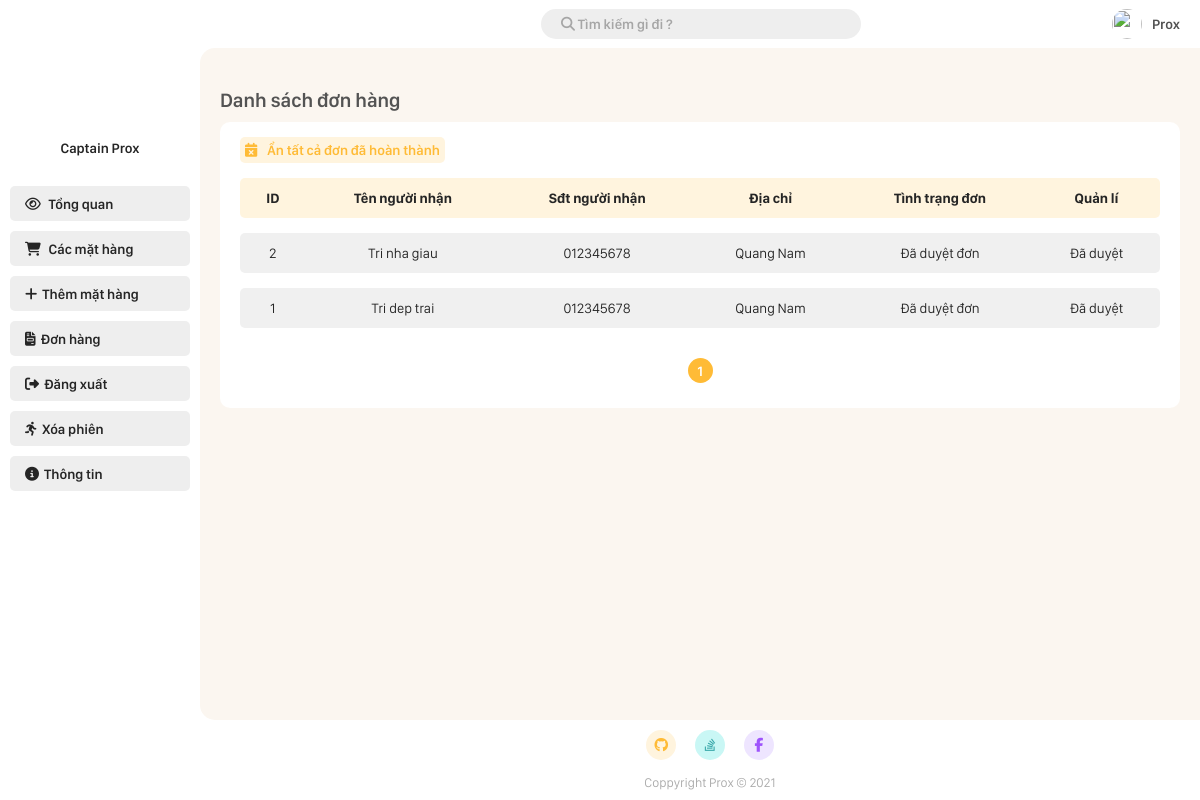
/Admin/bill.php (signed in), run on an earlier commit of the app's database.
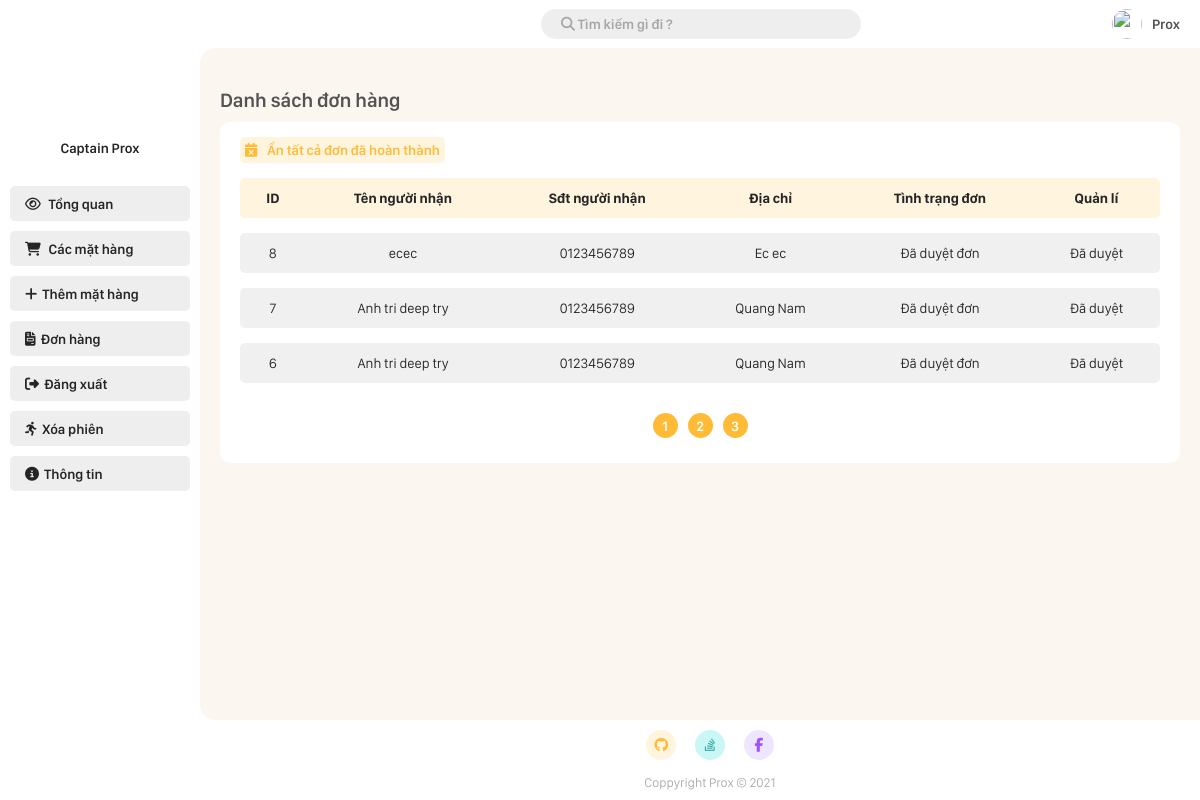
And on a later commit of the database.
### tables this page shows
CREATE TABLE `bill` (
  `id` int(11) NOT NULL,
  `customer_id` int(11) NOT NULL,
  `time_order` datetime NOT NULL DEFAULT CURRENT_TIMESTAMP,
  `recipient_name` varchar(20) NOT NULL,
  `customer_phone` varchar(20) NOT NULL,
  `customer_address` varchar(30) NOT NULL,
  `note` varchar(30) NOT NULL,
  `status` tinyint(4) NOT NULL
);

### Admin/bill.php (the view, shortened to what this page needs)
<!DOCTYPE html>
<html lang="en">
<head>
    <link rel="stylesheet" href="./CSS/style.css?v=4.3">
</head>
<body>
        <?php
            $page = 1;
            $search = "";
            $number_of_post_query = "SELECT count(*) FROM bill WHERE (customer_id = '$search') OR (id = '$search') OR (recipient_name like '%$search%')";
            $post_array = mysqli_query($connect, $number_of_post_query);
            $result_array = mysqli_fetch_array($post_array);
            $number_of_post = $result_array['count(*)'];
            $number_post_per_page = 3;
            $number_of_page = ceil($number_of_post/$number_post_per_page);
            $number_of_skip_page = $number_post_per_page * ($page - 1);
            $querry = "SELECT * FROM bill WHERE (customer_id = '$search') OR (id = '$search') OR (recipient_name like '%$search%') ORDER BY id DESC LIMIT $number_post_per_page OFFSET $number_of_skip_page ";
            $result = mysqli_query($connect, $querry);
        ?>
        <div class="grid-container">
            <div class="container-header">
                <?php require_once "./root/navbar.php"; ?>
            </div>
            <div class="container-menu">
                <?php require_once "./root/sidebar.php"; ?>
            </div>
            <div class="container-main">
                <h1 class="main-title">Danh sách đơn hàng</h1>
                <div class="add-new-item">
                    <a class="link-button" href="?hide=true"><i class="fas fa-calendar-times"></i>Ẩn tất cả đơn đã hoàn thành</a>
                    <table class="styled-table">
                        <thead>
                            <tr>
                                <th>ID</th>
                                <th>Tên người nhận</th>
                                <th>Sđt người nhận</th>
                                <th>Địa chỉ</th>
                                <th>Tình trạng đơn</th>
                                <th>Quản lí</th>
                            </tr>
                        </thead>
                        <tbody>
                            <?php foreach($result as $bill){ ?>
                                <tr>
                                    <td><a href="bill_detail.php?bill_detail=<?php echo $bill['id'] ?>"><?php echo $bill['id'] ?></a></td>
                                    <td><a href="bill_detail.php?bill_detail=<?php echo $bill['id'] ?>"><?php echo $bill['recipient_name'] ?></a></td>
                                    <td><a href="bill_detail.php?bill_detail=<?php echo $bill['id'] ?>"><?php echo $bill['customer_phone'] ?></a></td>
                                    <td><a href="bill_detail.php?bill_detail=<?php echo $bill['id'] ?>"><?php echo $bill['customer_address'] ?></a></td>
                                    <td><a href="bill_detail.php?bill_detail=<?php echo $bill['id'] ?>">
                                        <?php
                                            if($bill['status'] == 1){
                                                echo "Chờ duyệt đơn";
                                            }else if($bill['status'] == 2){
                                                echo "Đã duyệt đơn";
                                            }else if($bill['status'] == 3){
                                                echo "Đã hủy đơn";
                                            }
                                        ?>
                                    </a>
                                    </td>
                                    <td>
                                        <?php
                                            if($bill['status'] == 1){
                                                echo '<a class="link-button" href="?approve=' . $bill["id"] . '"><i class="fas fa-check"></i>Duyệt</a>';
                                                echo '<a class="link-button" href="?cancel=' . $bill["id"] . '"><i class="fas fa-times"></i></i>Hủy</a>';
                                            }else if($bill['status'] == 2){
                                                echo 'Đã duyệt';
                                            }else if($bill['status'] == 3){
                                                echo 'Đã hủy đơn';
                                            }
                                        ?>
                                    </td>
                                </tr>
                            <?php } ?>
                        </tbody>
                    </table>
                    <div class="page_number_list">
                        <?php for($i = 1 ; $i<= $number_of_page ; $i++){?>
                            <div class="page_number">
                                <a href="?page=<?php echo $i; ?>&search=<?php echo $search; ?>">
                                    <?php echo $i; ?>
                                </a>
                            </div>
                        <?php } ?>
                    </div>
                </div>
            </div>
            <div class="container-footer">
                <?php require_once "./root/footer.php"; ?>
            </div>
        </div>
</body>
</html>

What changed in the data, as far as the page shows it:
no longer on this page (row edited): bill: id "2", recipient_name "Tri nha giau", customer_phone "012345678", customer_address "Quang Nam", status "Đã duyệt đơn"
no longer on this page (row edited): bill: id "1", recipient_name "Tri dep trai", customer_phone "012345678", customer_address "Quang Nam", status "Đã duyệt đơn"
added bill: id "8", recipient_name "ecec", customer_phone "0123456789", customer_address "Ec ec", status "Đã duyệt đơn"
added bill: id "7", recipient_name "Anh tri deep try", customer_phone "0123456789", customer_address "Quang Nam", status "Đã duyệt đơn"
added bill: id "6", recipient_name "Anh tri deep try", customer_phone "0123456789", customer_address "Quang Nam", status "Đã duyệt đơn"
Also different on the page:
new list line: "2"
new list line: "3"
